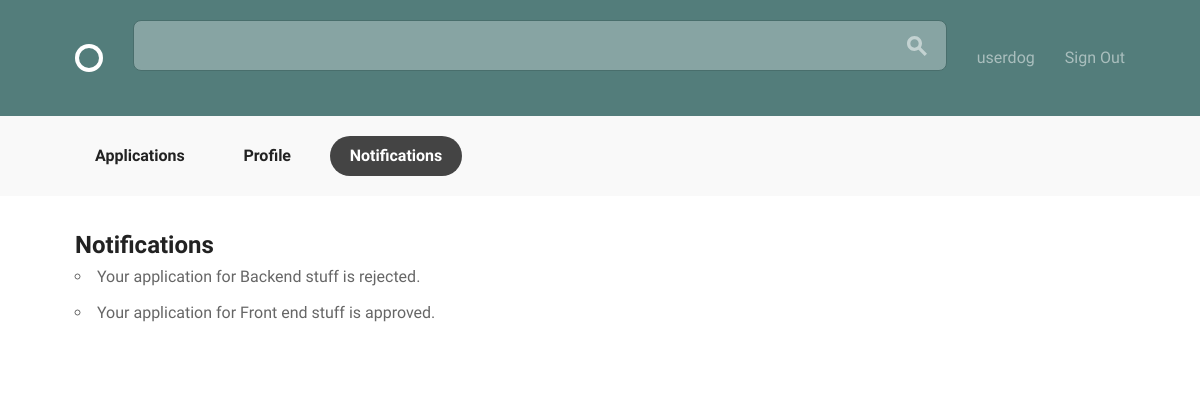
/projects/notification/ (signed in), run on an earlier commit of the app's database.
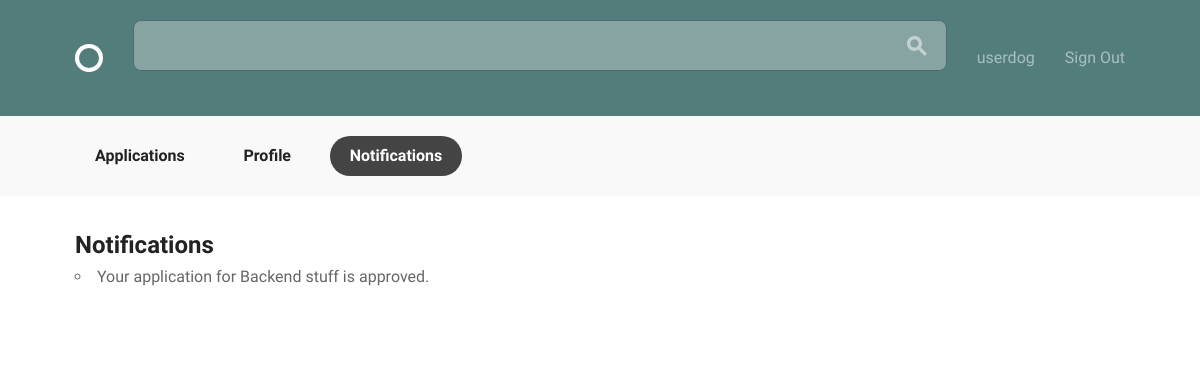
And on a later commit of the database.
### accounts/models.py (models this page shows, shortened)
class User(AbstractBaseUser, PermissionsMixin):
    email = models.EmailField(unique=True)
    username = models.CharField(max_length=40, unique=True)
    name = models.CharField(max_length=100, default='')
    bio = models.TextField(max_length=500, blank=True, default='')
    image = models.ImageField(upload_to="profile_image/", blank=True)
    date_joined = models.DateTimeField(default=timezone.now)
    is_active = models.BooleanField(default=True)
    is_staff = models.BooleanField(default=False)
    objects = UserManager()
    USERNAME_FIELD = "email"
    REQUIRED_FIELDS = ["username"]

### projects/models.py (models this page shows, shortened)
class Notification(models.Model):
    user = models.ForeignKey(
        settings.AUTH_USER_MODEL,
        on_delete=models.CASCADE,
        related_name="notification"
    )
    application = models.ForeignKey(Application, on_delete=models.CASCADE)
    message = models.CharField(max_length=50)

### projects/views.py (the view)
# urls.py: path('notification/', views.notification, name='notification'),
def notification(request):
    try:
        notifications = models.Notification.objects.filter(user=request.user)
    except ObjectDoesNotExist:
        messages.warning(request, "There is no notification.")
    else:
        return render(request, "projects/notifications.html",
                    {'notifications': notifications })

### projects/templates/projects/notifications.html
{% extends "accounts/layout.html" %}
{% load static from staticfiles %}
{% block content %}
<div class="bounds circle--page">
  <div class="circle--page--header grid-100">
    <h2>Notifications</h2>
    <ul>
      {% for notification in notifications %}
        <li>{{ notification.message }}</li>
      {% endfor %}
    </ul>
  </div>
</div>
{% endblock %}

### accounts/templates/accounts/layout.html (shortened to what this page needs)
{% load static %}
<!DOCTYPE html>
<html lang="en">
<head>
  <link rel="stylesheet" href={% static "css/global.css" %}>
</head>
<body>
  <header class="circle--header">
    <div class="bounds">
      <div class="circle--fluid">
        <div class="circle--fluid--cell">
          <h1 class="hide-text circle--logo"><a class="logo" href="{% url 'home' %}">Circle</a></h1>
        </div>
        <div class="circle--fluid--cell circle--fluid--primary">
          <div class="circle--search">
            <form action="{% url 'search' %}" method="GET">
              <input type='search' name='q'><button type='button' class='secondary small button'>
            </form>
          </div>
        </div>
        <div class="circle--fluid--cell circle--fluid--secondary">
          <nav>
            <ul class="circle--inline">
              {% if user.is_authenticated %}
              <li><a href="{% url 'accounts:profile' user.id %}">{{ user.username }}</a></li>
              <li><a href="{% url 'accounts:signout' %}">Sign Out</a></li>
              {% else %}
              <li><a href="{% url 'accounts:signup' %}">Sign Up</a></li>
              <li><a href="{% url 'accounts:signin' %}">Sign In</a></li>
              {% endif %}
            </ul>
          </nav>
        </div>
      </div>
    </div>
  </header>
  <div class="circle--actions--bar">
    <nav class="bounds">
      <ul class="circle--pill--list">
        {% if 'profile' in request.path %}
          <li><a href="{% url 'projects:application' %}">Applications</a></li>
          <li><a class="selected" href="{% url 'accounts:profile' user.id %}">Profile</a></li>
          <li><a href="{% url 'projects:notification' %}">Notifications</a></li>
        {% elif 'application' in request.path %}
          <li><a class="selected" href="{% url 'projects:application' %}">Applications</a></li>
          <li><a href="{% url 'accounts:profile' user.id %}">Profile</a></li>
          <li><a href="{% url 'projects:notification' %}">Notifications</a></li>
        {% else %}
        <li><a href="{% url 'projects:application' %}">Applications</a></li>
        <li><a href="{% url 'accounts:profile' user.id %}">Profile</a></li>
        <li><a class="selected" href="{% url 'projects:notification' %}">Notifications</a></li>
        {% endif %}
      </ul>
    </nav>
  </div>
{% block content %}
{% endblock %}
</body>
</html>

What changed in the data, as far as the page shows it:
removed Notification: message "Your application for Backend stuff is rejected."
removed Notification: message "Your application for Front end stuff is approved."
added Notification: message "Your application for Backend stuff is approved."
